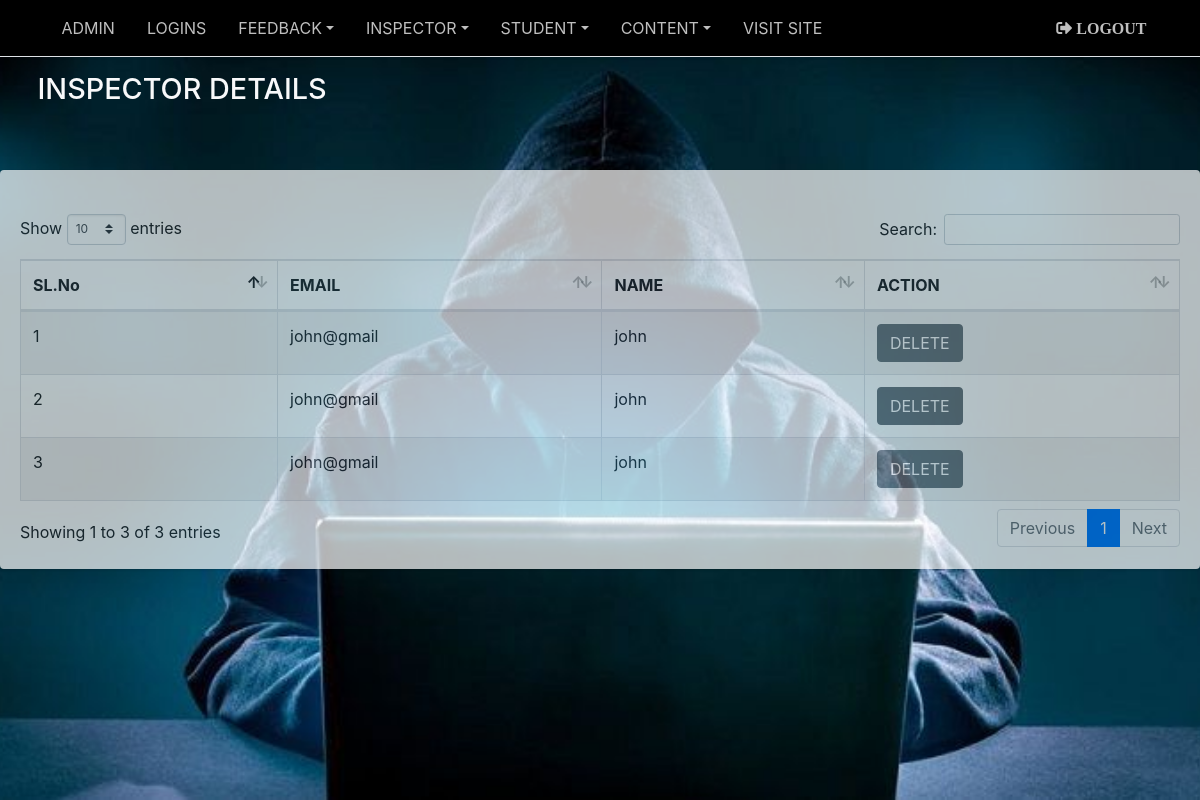
The page /ADMIN/insp_details.php on the database its author committed.
### tables this page shows
CREATE TABLE `inspector` (
  `inspector_id` int(11) NOT NULL,
  `login_id` int(11) NOT NULL,
  `email` varchar(18) NOT NULL,
  `name` varchar(18) NOT NULL
);

### site files/classes/admin.php (called while the page is built, shortened)
<?php
class admin  {
    public $connection;
      function __construct($connection) {
        $this->connection = $connection;
      }
    public function view_inspctr_details()
    {
    	$result=mysqli_query($this->connection,"SELECT * FROM `inspector` order by inspector_id");
			return $result;
    }
}

### ADMIN/insp_details.php (the view)
<?php include_once('../site files/classes/admin.php');
include "connect.php";
  $view_inspctr_details=new admin($connection);
  $reg=$view_inspctr_details->view_inspctr_details();
?>
<?php include 'includes/header.php'?>
                      <h1 class="m-0 text-light"> INSPECTOR DETAILS</h1>
                    </div>
                </div>
              </div>
          </div>
            <div class="card">
                <form method="post" enctype="multipart/form-data" >
                  <div class="card-body">
                      <div class="table-responsive-sm">
                          <table id="example1" class="table table-bordered table-striped">
                            <thead>
                              <tr>
                                <th>SL.No</th>
                                <th>EMAIL</th>
                                <th>NAME</th>
                                <th>ACTION</th>
                              </tr>
                            </thead>
                            <tbody>
                              <?php $count=0;
                                while($row_data=mysqli_fetch_assoc($reg))
                                { $count++; ?>
                              <tr>
                                  <td><?php echo $count; ?></td>
                                  <td><?php echo $row_data['email']; ?></td>
                                  <td><?php echo $row_data['name']; ?></td>
                                  <div class="btn-group">
                                      <td><a href="delete3.php?l_id= <?php echo $row_data['inspector_id'];?>"  onclick="return confirm('do you want to delete');"><button      type="button"class="btn btn-secondary">DELETE</button></a>
                                      </td>
                                </div>
                              </tr>
                              <?php } ?>
                            </tbody>
                          </table>
                    </div>
                  </div>
                </form>
                </div>
    <?php include'includes/footer.php' ?>

### ADMIN/includes/header.php (style rules this page uses)
.card { opacity: 0.7; }

### rows shown on the page
inspector: email "john@gmail", name "john"
inspector: email "john@gmail", name "john"
inspector: email "john@gmail", name "john"
